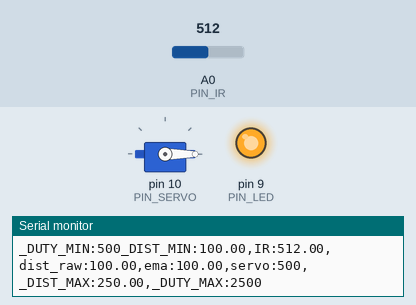
This sketch was run on a simulated Arduino Uno, built with avr-gcc and run on an emulated ATmega328P. Shown: servo, output pins drawn as LEDs (lit = HIGH), the last lines printed to the serial monitor. Inputs (shaded band) come from the test bench; at power-on: A0 (PIN_IR) = 512.

Above: at 1.2 s.
1.3 s: A0 (PIN_IR) set to 475
At 2.2 s:
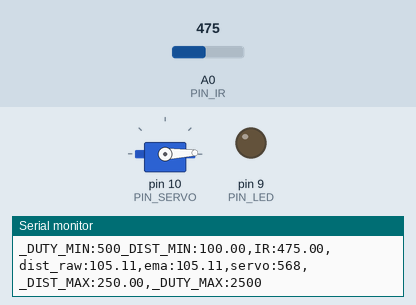
2.9 s: A0 (PIN_IR) set to 306
At 4.1 s:
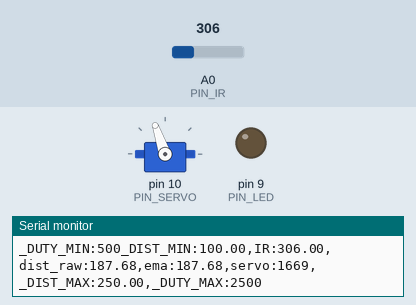
4.8 s: A0 (PIN_IR) set to 240
At 5.5 s:
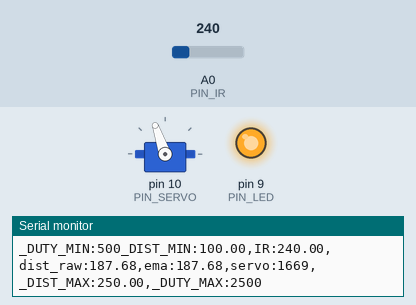
6.3 s: A0 (PIN_IR) set to 243
At 7.2 s:
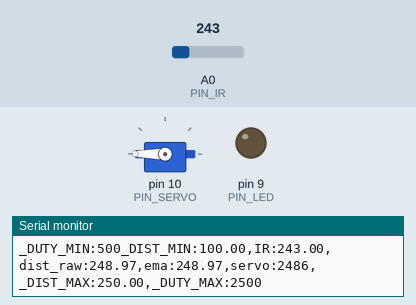
7.9 s: A0 (PIN_IR) set to 260
At 9.0 s:
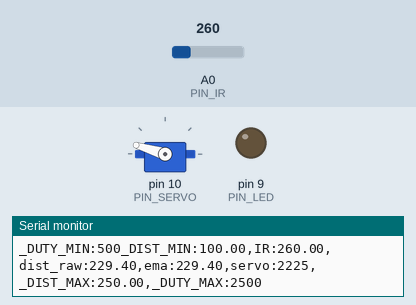
9.7 s: A0 (PIN_IR) set to 122
At 10.5 s:
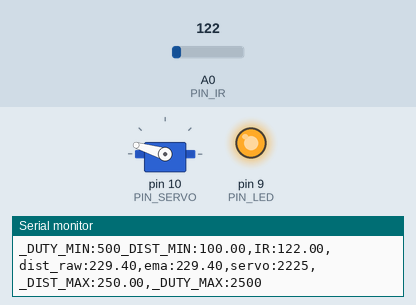
Timing chart, 0 to 12.2 s (numbered marks = the images above; inputs shaded):
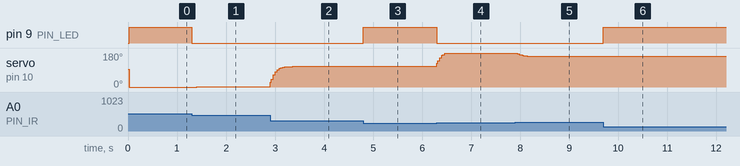

Measured:
- the behaviour switches between 493 and 492 on A0 (PIN_IR) (found by bisection; images 0 and 1)
- the behaviour switches between 242 and 243 on A0 (PIN_IR) (found by bisection; images 3 and 4)
- after the input at 1.3 s, pin 9 (PIN_LED): HIGH → LOW at once; servo on pin 10 (PIN_SERVO): 0° → 1° after 0.10 s, → 2° 0.08 s later
- after the input at 2.9 s, servo on pin 10 (PIN_SERVO): moves from 2° to 109° over 0.46 s, starting at once
- after the input at 4.8 s, pin 9 (PIN_LED): LOW → HIGH at once
- after the input at 6.3 s, pin 9 (PIN_LED): HIGH → LOW at once; servo on pin 10 (PIN_SERVO): 109° → 180° at once
- after the input at 7.9 s, servo on pin 10 (PIN_SERVO): moves from 180° to 163° over 0.34 s, starting at once
- after the input at 9.7 s, pin 9 (PIN_LED): LOW → HIGH at once

The sketch:

17_example_3.ino
```cpp
#include <Servo.h>

// Arduino pin assignment
#define PIN_IR    0         // IR sensor pin A0
#define PIN_LED   9
#define PIN_SERVO 10

#define _DUTY_MIN 500       // Servo motor at 0 degree position
#define _DUTY_NEU 1500      // Servo motor at neutral position (90 degrees)
#define _DUTY_MAX 2500      // Servo motor at 180 degree position

#define _DIST_MIN  100.0    // Minimum distance 100mm
#define _DIST_MAX  250.0    // Maximum distance 250mm

#define EMA_ALPHA 0.2       // EMA filter coefficient

#define LOOP_INTERVAL 20    // Loop interval (unit: ms)

Servo myservo;
unsigned long last_loop_time = 0;  // unit: ms

float dist_prev = _DIST_MIN;
float dist_ema = _DIST_MIN;

void setup()
{
  pinMode(PIN_LED, OUTPUT);

  myservo.attach(PIN_SERVO);
  myservo.writeMicroseconds(_DUTY_NEU);

  Serial.begin(1000000);    // 1,000,000 bps
}

void loop()
{
  unsigned long time_curr = millis();
  int duty;
  float a_value, dist_raw;

  // Wait until next event time
  if (time_curr < (last_loop_time + LOOP_INTERVAL))
    return;
  last_loop_time += LOOP_INTERVAL;

  a_value = analogRead(PIN_IR);
  dist_raw = ((6762.0 / (a_value - 9.0)) - 4.0) * 10.0;

  if (dist_raw >= _DIST_MIN && dist_raw <= _DIST_MAX) {
    digitalWrite(PIN_LED, LOW);  // Turn on LED if in range
  } else {
    digitalWrite(PIN_LED, HIGH);
    dist_raw = dist_prev;
  }
  dist_prev = dist_raw;

  dist_ema = (EMA_ALPHA * dist_raw) + ((1 - EMA_ALPHA) * dist_ema);

  duty = _DUTY_MIN + (int)((dist_ema - _DIST_MIN) * (_DUTY_MAX - _DUTY_MIN) / (_DIST_MAX - _DIST_MIN));

  myservo.writeMicroseconds(duty);

  Serial.print("_DUTY_MIN:");  Serial.print(_DUTY_MIN);
  Serial.print("_DIST_MIN:");  Serial.print(_DIST_MIN);
  Serial.print(",IR:");        Serial.print(a_value);
  Serial.print(",dist_raw:");  Serial.print(dist_raw);
  Serial.print(",ema:");       Serial.print(dist_ema);
  Serial.print(",servo:");     Serial.print(duty);
  Serial.print(",_DIST_MAX:"); Serial.print(_DIST_MAX);
  Serial.print(",_DUTY_MAX:"); Serial.print(_DUTY_MAX);
  Serial.println("");
}
```
